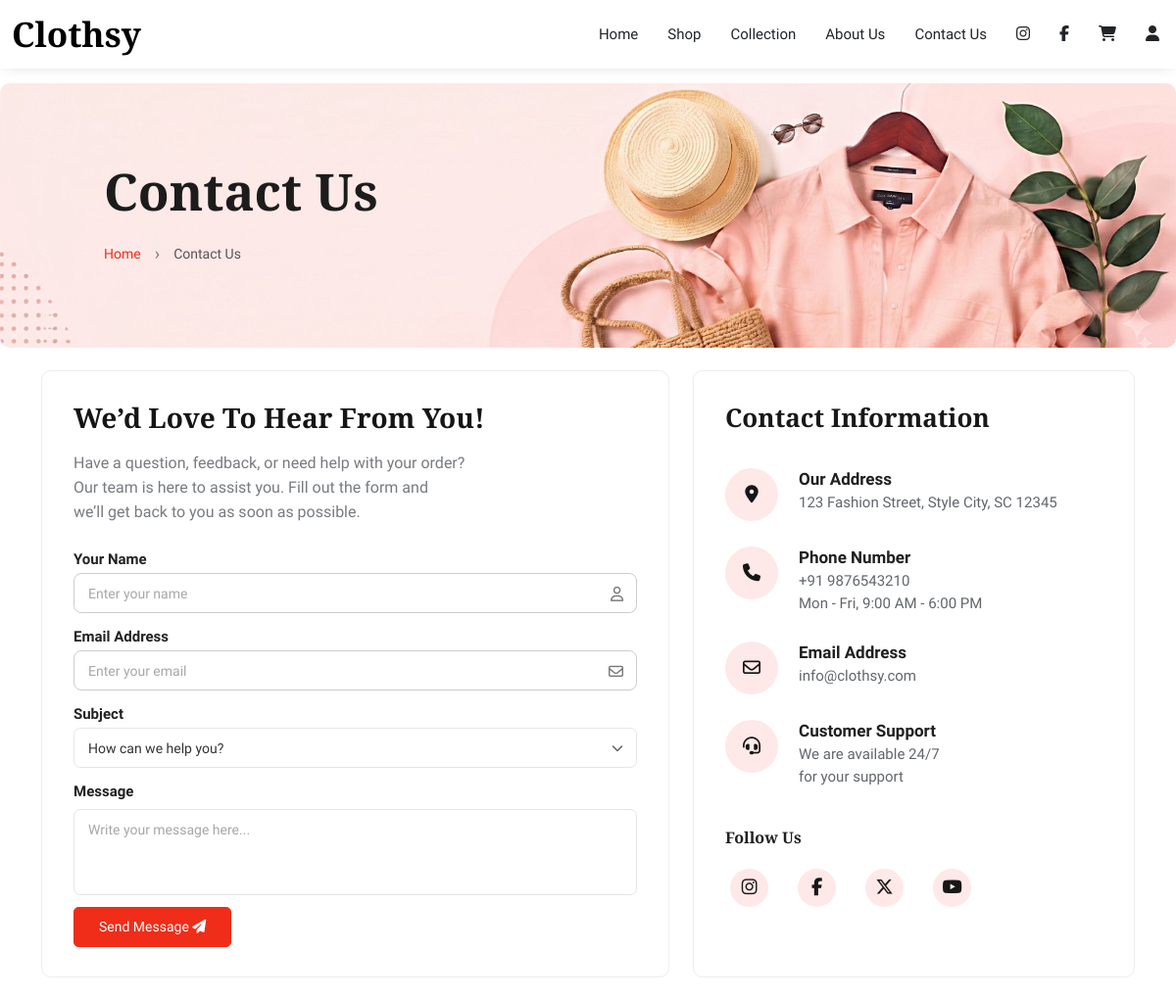
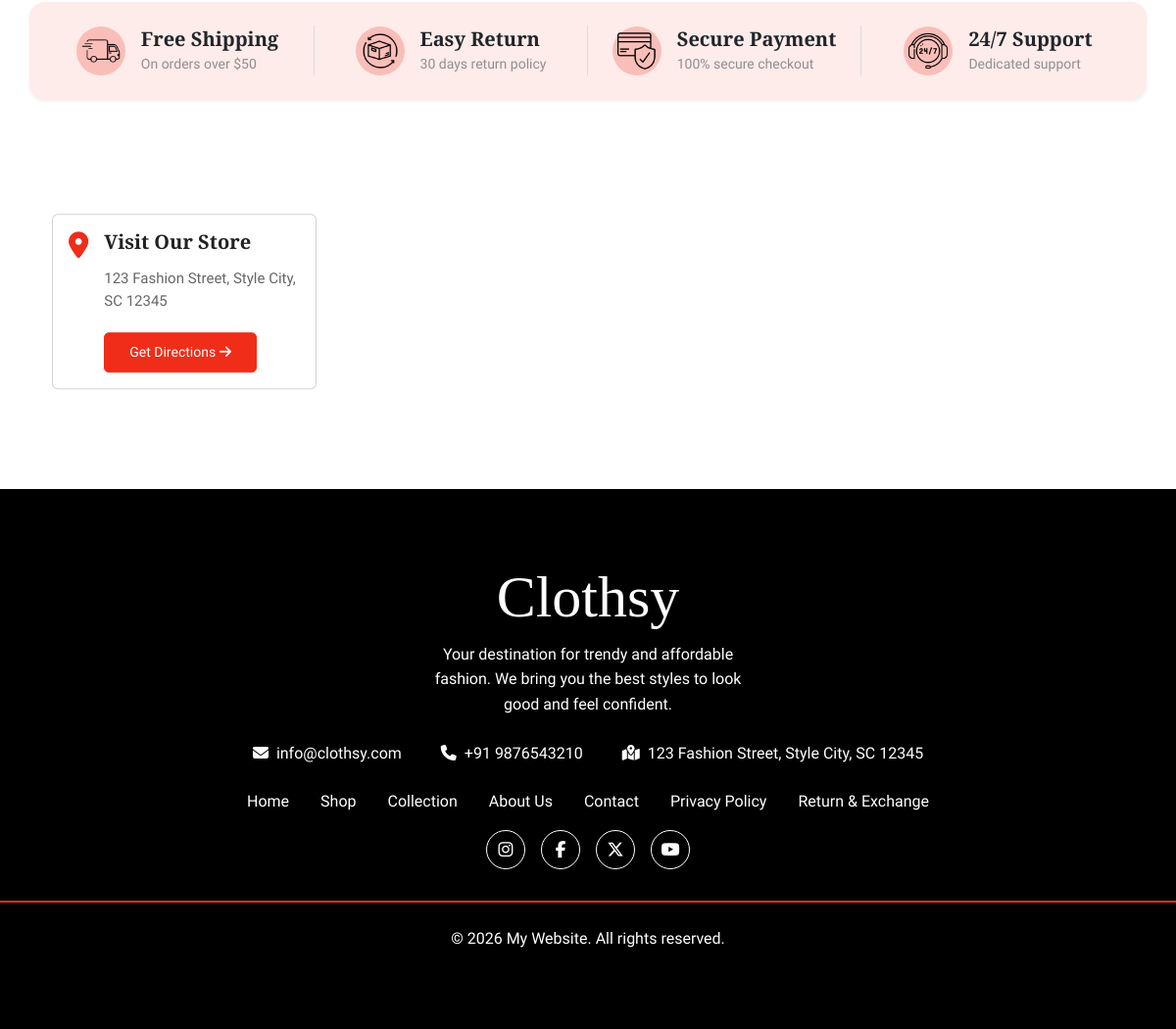
The page /contact-us.php on the database its author committed (2 pictures, top to bottom).
### tables this page shows
CREATE TABLE `site_settings` (
  `id` int(11) NOT NULL,
  `site_name` varchar(255) NOT NULL,
  `about_text` text DEFAULT NULL,
  `email` varchar(255) DEFAULT NULL,
  `phone` varchar(50) DEFAULT NULL,
  `address` text DEFAULT NULL,
  `facebook_url` varchar(255) DEFAULT NULL,
  `instagram_url` varchar(255) DEFAULT NULL,
  `twitter_url` varchar(255) DEFAULT NULL,
  `youtube_url` varchar(255) DEFAULT NULL,
  `linkedin_url` varchar(255) DEFAULT NULL,
  `primary_color` varchar(50) DEFAULT NULL,
  `copyright_text` varchar(255) DEFAULT NULL,
  `site_logo` varchar(255) DEFAULT NULL
);

### contact-us.php (the view, shortened to what the rows shown need)
<?php
include('./templates/header.php'); ?>
<section class="clothsy-shop-banner">
    <div class="container">
        <div class="clothsy-shop-banner-content">
            <h1>Contact Us</h1>
        </div>
    </div>
</section>
<section class="contact-section">
    <div class="container-fluid contact-wrapper">
        <div class="row g-4">
            <div class="col-lg-7">
                <div class="contact-card">
                    <h2 class="contact-title">
                        We’d Love To Hear From You!
                    </h2>
                </div>
            </div>
            <div class="col-lg-5">
                <div class="contact-card info-card">
                    <h2 class="info-title">
                        Contact Information
                    </h2>
                    <div class="info-item">
                        <div class="info-content">
                            <div class="info-label">
                                Our Address
                            </div>
                            <p class="info-text">
                               <?= htmlspecialchars($address) ?>
                            </p>
                        </div>
                    </div>
                    <div class="info-item">
                        <div class="info-content">
                            <p class="info-text">
                                <a href="tel:<?= htmlspecialchars($phone) ?>"><?= htmlspecialchars($phone) ?></a><br>
                                Mon - Fri, 9:00 AM - 6:00 PM
                            </p>
                        </div>
                    </div>
                    <div class="info-item">
                        <div class="info-content">
                            <p class="info-text">
                                <a href="tel:<?= htmlspecialchars($email) ?>"><?= htmlspecialchars($email) ?></a>
                            </p>
                        </div>
                    </div>
                </div>
            </div>
        </div>
    </div>
</section>
<section class="map_section py-3">
    <div class="container">
        <div class="row">
            <div class="col-12">
                <div class="map-main_inner position-relative">
                    <div class="store-card card p-3">
                        <div class="d-flex align-items-start gap-3">
                            <div>
                                <h5 class="store-title">Visit Our Store</h5>
                                <div class="store-address">
                                    <?= htmlspecialchars($address) ?>
                                </div>
                                <a href="https://maps.app.goo.gl/KfKX1mZZWVLZjqje8" class="directions-btn btn btn_fill">
                                    Get Directions
                                    <i class="fa-solid fa-arrow-right"></i>
                                </a>
                            </div>
                        </div>
                    </div>
                </div>
            </div>
        </div>
    </div>
</section>
<?php include('./templates/footer.php'); ?>

### templates/header.php (shortened to what the rows shown need)
<?php
include './database/connection.php';
$sql = "SELECT * FROM site_settings WHERE id = 1 LIMIT 1";
$result = mysqli_query($conn, $sql);
$row = mysqli_fetch_assoc($result);
$siteName = $row['site_name'] ?? '';
$aboutText = $row['about_text'] ?? '';
$email = $row['email'] ?? '';
$phone = $row['phone'] ?? '';
$address = $row['address'] ?? '';
$copyrightText = $row['copyright_text'] ?? '';
?>
<!DOCTYPE html>
<html lang="en">
<head>
  <link rel="stylesheet" href="https://cdnjs.cloudflare.com/ajax/libs/slick-carousel/1.9.0/slick.css" />
  <link rel="stylesheet" href="https://cdnjs.cloudflare.com/ajax/libs/slick-carousel/1.9.0/slick-theme.css" />
  <link rel="stylesheet" href="https://cdnjs.cloudflare.com/ajax/libs/font-awesome/6.7.2/css/all.min.css" />
  <link href="https://cdn.jsdelivr.net/npm/bootstrap@5.3.3/dist/css/bootstrap.min.css" rel="stylesheet" />
  <link href="https://cdn.boxicons.com/3.0.8/fonts/basic/boxicons.min.css" rel="stylesheet">
  <link rel="stylesheet" href="https://cdnjs.cloudflare.com/ajax/libs/boxicons/2.1.4/css/boxicons.min.css">
  <link rel="stylesheet" href="https://cdnjs.cloudflare.com/ajax/libs/font-awesome/6.7.2/css/all.min.css" />
  <link rel="stylesheet" href="./assets/css/style.css" />
</head>
<body>
  <header class="main_header">
    <div class="container">
      <div class="d-flex align-items-center flex-wrap justify-content-between">
        <a href="#" class="logo"><?= htmlspecialchars($siteName) ?></a>
        <nav class="main_navigation d-flex align-items-center">
          <ul class="navigation_links list-unstyled">
          </ul>
          <ul class="icon_lists list-unstyled">
          </ul>
        </nav>
      </div>
    </div>
  </header>

### templates/footer.php (shortened to what the rows shown need)
<section class="footer_section">
  <footer class="main_footer section_padding text-white">
    <div class="container">
      <div class="row">
        <div class="col-md-12 pb-3 footer_about_cont">
          <div class="footer_about text-center">
            <a href="#" class="foot_logo display-2 text-white"><?= htmlspecialchars($siteName) ?></a>
            <p class="text-white mt-3 mb-0 about_text">
              <?= htmlspecialchars($aboutText) ?>
            </p>
            <ul
              class="contac_infoLInk list-unstyled d-flex align-items-center gap-md-4 gap-3 flex-wrap justify-content-center my-3">
              <li>
                <a href="mailto:<?= htmlspecialchars($email) ?>" class="d-flex align-items-center gap-2 text-white p-2"><i
                    class="fa-solid fa-envelope"></i> <?= htmlspecialchars($email) ?></a>
              </li>
              <li>
                <a href="tel:<?= htmlspecialchars($phone) ?>" class="d-flex align-items-center gap-2 text-white p-2"><i
                    class="fa-solid fa-phone"></i> <?= htmlspecialchars($phone) ?></a>
              </li>
              <li>
                <a href="#" class="d-flex align-items-center gap-2 text-white p-2"><i
                    class="fa-solid fa-map-location-dot"></i> <?= htmlspecialchars($address) ?></a>
              </li>
            </ul>
            <ul
              class="footer_navig list-unstyled d-flex align-items-center gap-md-3 gap-3 flex-wrap justify-content-center mb-3">
              <li><a href="./index.php" class="text-white p-2">Home</a></li>
              <li><a href="./shop.php" class="text-white p-2">Shop</a></li>
              <li><a href="./collection.php" class="text-white p-2">Collection</a></li>
              <li><a href="./about-us.php" class="text-white p-2">About Us</a></li>
              <li><a href="./contact-us.php" class="text-white p-2">Contact</a></li>
              <li><a href="#" class="text-white p-2">Privacy Policy</a></li>
              <li>
              </li>
            </ul>
            <ul
              class="footer_follow_link list-unstyled d-flex align-items-center gap-md-3 gap-3 flex-wrap justify-content-center mb-3">
              <li><a href="<?= htmlspecialchars($instagramUrl) ?>" class="text-white"><i class="fa-brands fa-instagram"></i></a></li>
              <li><a href="<?= htmlspecialchars($facebookUrl) ?>" class="text-white"><i class="fa-brands fa-facebook-f"></i></a></li>
              <li><a href="<?= htmlspecialchars($twitterUrl) ?>" class="text-white"><i class="fa-brands fa-x-twitter"></i></a></li>
              <li><a href="<?= htmlspecialchars($youtubeUrl) ?>" class="text-white"><i class="fa-brands fa-youtube"></i></a></li>
            </ul>
          </div>
        </div>
        <div class="col-md-12 text-center">
          <p class="pt-4 m-0"><?= htmlspecialchars($copyrightText ) ?></p>
        </div>
      </div>
    </div>
  </footer>
</section>
</body>
</html>

### rows shown on the page
site_settings: site_name "Clothsy", address "123 Fashion Street, Style City, SC 12345", phone "+91 9876543210", email "info@clothsy.com", about_text "Your destination for trendy and affordable fashion. We bring you the best styles to look good and feel confident.", copyright_text "© 2026 My Website. All rights reserved."
